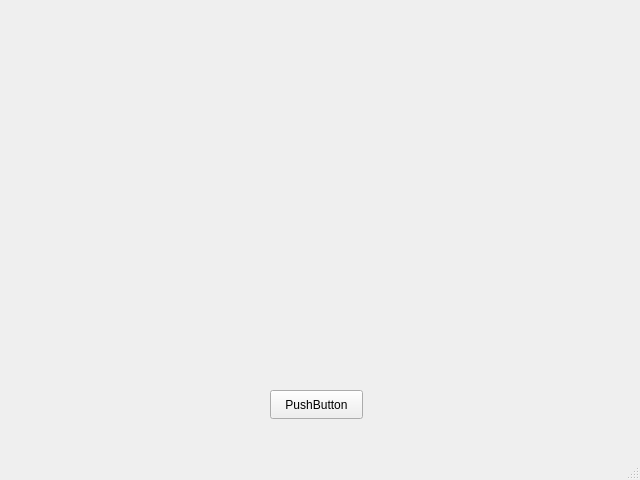
<?xml version="1.0" encoding="UTF-8"?>
<ui version="4.0">
 <class>Connection</class>
 <widget class="QMainWindow" name="Connection">
  <property name="geometry">
   <rect>
    <x>0</x>
    <y>0</y>
    <width>640</width>
    <height>480</height>
   </rect>
  </property>
  <property name="windowTitle">
   <string>MainWindow</string>
  </property>
  <widget class="QWidget" name="centralwidget">
   <widget class="QPushButton" name="pushButton">
    <property name="geometry">
     <rect>
      <x>270</x>
      <y>390</y>
      <width>93</width>
      <height>29</height>
     </rect>
    </property>
    <property name="text">
     <string>PushButton</string>
    </property>
   </widget>
  </widget>
  <widget class="QMenuBar" name="menubar">
   <property name="geometry">
    <rect>
     <x>0</x>
     <y>0</y>
     <width>640</width>
     <height>26</height>
    </rect>
   </property>
  </widget>
  <widget class="QStatusBar" name="statusbar"/>
 </widget>
 <resources/>
 <connections/>
</ui>
